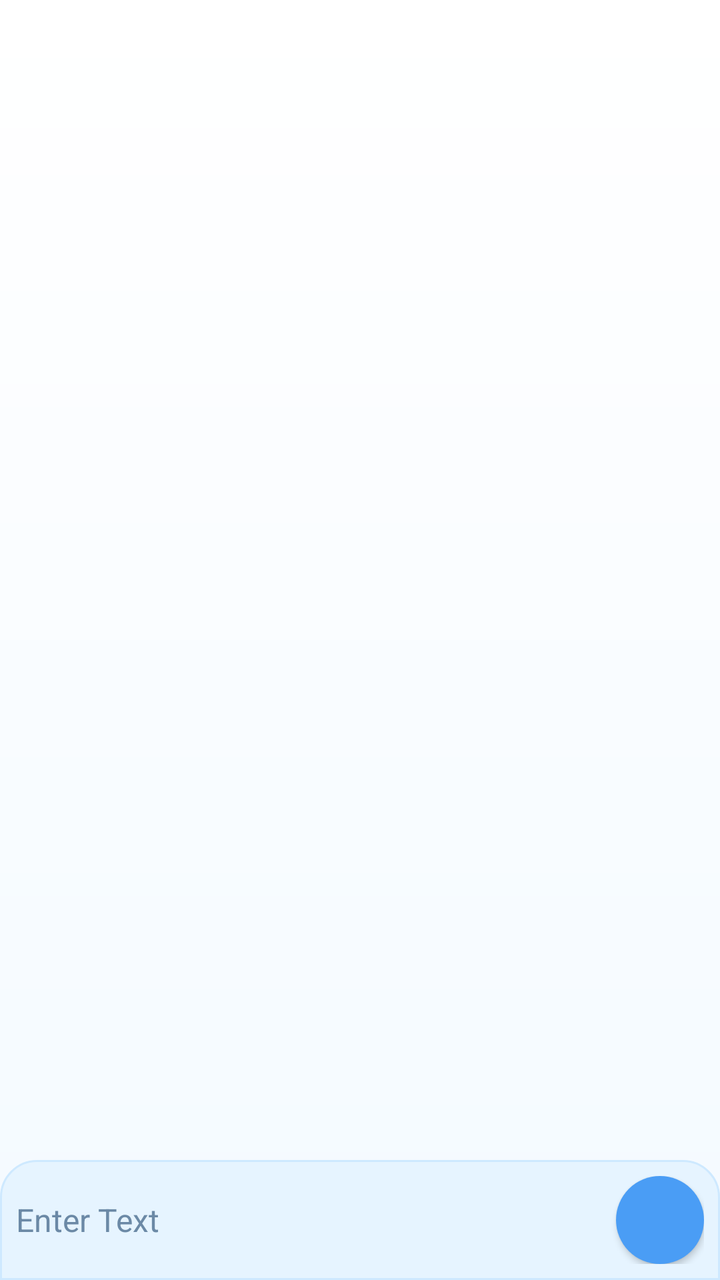
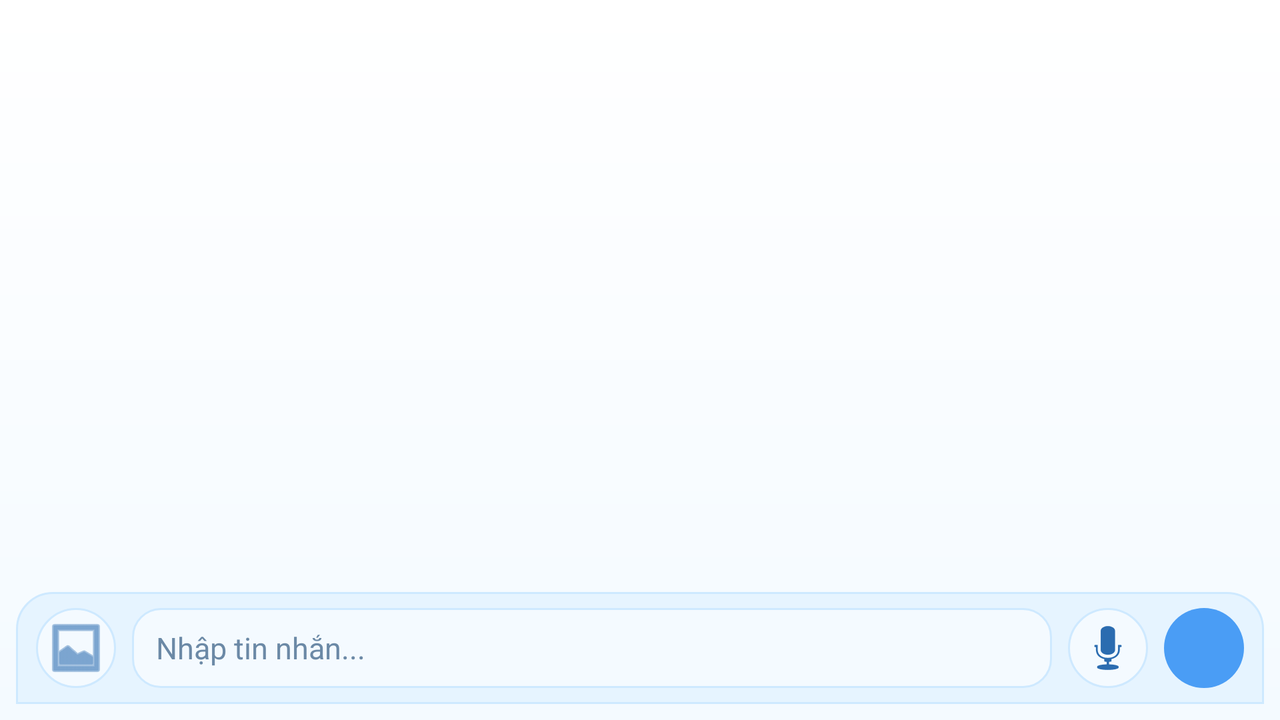

One screen, two layout resources from the same app: the default and the repository's alternative for another configuration. Each is rendered where Android would select it; the XML of both is given below.
<!-- AndroidManifest.xml: application theme Theme.ChatApp -->
<!-- res/layout/activity_main.xml -->
<?xml version="1.0" encoding="utf-8"?>
<androidx.appcompat.widget.LinearLayoutCompat xmlns:android="http://schemas.android.com/apk/res/android"
    android:layout_height="match_parent"
    android:layout_width="match_parent"
    android:orientation="vertical"
    android:background="@drawable/bg_auth_screen"
    >

    <androidx.recyclerview.widget.RecyclerView
        android:id="@+id/messageLists"
        android:layout_width="match_parent"
        android:layout_height="wrap_content"
        android:layout_weight="1"
        />


    <LinearLayout
        android:id="@+id/enterTxt_Cnt"
        android:layout_width="match_parent"
        android:layout_height="wrap_content"
        android:orientation="horizontal"
        android:padding="8dp"
        android:gravity="center_vertical"
        android:background="@drawable/bg_chat_input_bar"
        >
        <EditText
            android:id="@+id/sender1Text"
            android:layout_width="0dp"
            android:layout_height="wrap_content"
            android:layout_weight="1"
            android:hint="Enter Text"
            android:textColor="@color/pastel_text_primary"
            android:background="@android:color/transparent"
            android:textColorHint="@color/pastel_text_hint"
            android:textSize="16sp" />

        <Button
            android:id="@+id/sender1TextBtn"
            android:layout_width="44dp"
            android:layout_height="44dp"
            android:layout_marginStart="8dp"
            android:background="@drawable/bg_send_button_pastel"
            android:onClick="handleOnClick"
            android:contentDescription="Send message"
            android:text=""
            android:drawablePadding="0dp"
            android:drawableTop="@drawable/ic_send_pastel" />
    </LinearLayout>

</androidx.appcompat.widget.LinearLayoutCompat>
<!-- resources referenced by this layout -->
<resources>
  <color name="pastel_text_hint">#6B89A6</color>
  <color name="pastel_text_primary">#17324D</color>
  <!-- drawable bg_auth_screen (drawable) -->
  <?xml version="1.0" encoding="utf-8"?>
  <shape xmlns:android="http://schemas.android.com/apk/res/android"
      android:shape="rectangle">
      <gradient
          android:angle="270"
          android:endColor="@color/pastel_blue_50"
          android:startColor="@color/white" />
  </shape>
  <!-- drawable bg_chat_input_bar (drawable) -->
  <?xml version="1.0" encoding="utf-8"?>
  <shape xmlns:android="http://schemas.android.com/apk/res/android"
      android:shape="rectangle">
      <solid android:color="@color/pastel_blue_100" />
      <corners
          android:topLeftRadius="18dp"
          android:topRightRadius="18dp" />
      <stroke
          android:width="1dp"
          android:color="@color/pastel_blue_200" />
  </shape>
  <!-- drawable bg_send_button_pastel (drawable) -->
  <?xml version="1.0" encoding="utf-8"?>
  <shape xmlns:android="http://schemas.android.com/apk/res/android"
      android:shape="oval">
      <solid android:color="@color/pastel_blue_500" />
  </shape>
  <style name="Theme.ChatApp" parent="Theme.MaterialComponents.Light.NoActionBar">
          
          <item name="colorPrimary">@color/pastel_blue_500</item>
          <item name="colorPrimaryVariant">@color/pastel_blue_700</item>
          <item name="colorOnPrimary">@color/white</item>
          
          <item name="colorSecondary">@color/pastel_blue_200</item>
          <item name="colorSecondaryVariant">@color/pastel_blue_400</item>
          <item name="colorOnSecondary">@color/pastel_text_primary</item>
          
          <item name="android:statusBarColor">?attr/colorPrimaryVariant</item>
          <item name="android:navigationBarColor">@color/pastel_blue_100</item>
          <item name="android:windowBackground">@color/white</item>
          <item name="android:forceDarkAllowed">false</item>
          
      </style>
  <color name="pastel_blue_50">#F4FAFF</color>
  <color name="white">#FFFFFFFF</color>
  <color name="pastel_blue_100">#E6F4FF</color>
  <color name="pastel_blue_200">#CEE9FF</color>
  <color name="pastel_blue_500">#4A9DF5</color>
  <color name="pastel_blue_700">#2B6CB0</color>
  <color name="pastel_blue_400">#7DBBFF</color>
</resources>
<!-- res/layout-land/activity_main.xml (the repository's variant of the layout above) -->
<!-- drawn on the phone turned sideways -->
<?xml version="1.0" encoding="utf-8"?>
<LinearLayout xmlns:android="http://schemas.android.com/apk/res/android"
    android:layout_width="match_parent"
    android:layout_height="match_parent"
    xmlns:app="http://schemas.android.com/apk/res-auto"
    android:background="@drawable/bg_auth_screen"
    android:orientation="vertical">

    <androidx.recyclerview.widget.RecyclerView
        android:id="@+id/messageLists"
        android:layout_width="match_parent"
        android:layout_height="0dp"
        android:layout_weight="1"
        android:clipToPadding="false"
        android:paddingHorizontal="6dp"
        android:paddingTop="10dp"
        android:paddingBottom="10dp" />

    <LinearLayout
        android:id="@+id/uploadStatusContainer"
        android:layout_width="match_parent"
        android:layout_height="wrap_content"
        android:layout_marginHorizontal="12dp"
        android:layout_marginBottom="4dp"
        android:background="@drawable/bg_input_pastel"
        android:gravity="center_vertical"
        android:orientation="horizontal"
        android:paddingHorizontal="10dp"
        android:paddingVertical="5dp"
        android:visibility="gone">

        <TextView
            android:id="@+id/uploadStatusText"
            android:layout_width="0dp"
            android:layout_height="wrap_content"
            android:layout_weight="1"
            android:gravity="center_vertical"
            android:text="@string/uploading_media"
            android:textColor="@color/pastel_text_hint"
            android:textSize="12sp" />

        <ImageButton
            android:id="@+id/cancelUploadBtn"
            android:layout_width="28dp"
            android:layout_height="28dp"
            android:background="@drawable/bg_action_icon_button"
            android:contentDescription="@string/cancel_upload"
            android:onClick="handleOnClick"
            android:src="@android:drawable/ic_menu_close_clear_cancel"
            app:tint="@color/pastel_blue_700" />
    </LinearLayout>

    <LinearLayout
        android:id="@+id/enterTxt_Cnt"
        android:layout_width="match_parent"
        android:layout_height="wrap_content"
        android:layout_marginHorizontal="8dp"
        android:layout_marginBottom="8dp"
        android:background="@drawable/bg_chat_input_bar"
        android:gravity="center_vertical"
        android:orientation="horizontal"
        android:paddingHorizontal="10dp"
        android:paddingVertical="8dp">

        <ImageButton
            android:id="@+id/attachImageBtn"
            android:layout_width="40dp"
            android:layout_height="40dp"
            android:background="@drawable/bg_action_icon_button"
            android:contentDescription="@string/attach_image"
            android:onClick="handleOnClick"
            android:src="@android:drawable/ic_menu_gallery"
            app:tint="@color/pastel_blue_700" />

        <EditText
            android:id="@+id/sender1Text"
            android:layout_width="0dp"
            android:layout_height="40dp"
            android:layout_marginHorizontal="8dp"
            android:layout_weight="1"
            android:background="@drawable/bg_input_pastel"
            android:hint="@string/enter_text"
            android:paddingHorizontal="12dp"
            android:textColor="@color/pastel_text_primary"
            android:textColorHint="@color/pastel_text_hint"
            android:textSize="15sp" />

        <ImageButton
            android:id="@+id/voiceRecordBtn"
            android:layout_width="40dp"
            android:layout_height="40dp"
            android:layout_marginEnd="8dp"
            android:background="@drawable/bg_action_icon_button"
            android:contentDescription="@string/record_voice"
            android:onClick="handleOnClick"
            android:src="@android:drawable/ic_btn_speak_now"
            app:tint="@color/pastel_blue_700" />

        <ImageButton
            android:id="@+id/sender1TextBtn"
            android:layout_width="40dp"
            android:layout_height="40dp"
            android:background="@drawable/bg_send_button_pastel"
            android:contentDescription="@string/send_message"
            android:onClick="handleOnClick"
            android:src="@drawable/ic_send_pastel"
            app:tint="@android:color/white" />
    </LinearLayout>

</LinearLayout>
<!-- resources referenced by the variant -->
<!-- as the phone turned sideways resolves them -->
<resources>
  <color name="pastel_blue_700">#2B6CB0</color>
  <color name="pastel_text_hint">#6B89A6</color>
  <color name="pastel_text_primary">#17324D</color>
  <!-- drawable bg_action_icon_button (drawable) -->
  <?xml version="1.0" encoding="utf-8"?>
  <shape xmlns:android="http://schemas.android.com/apk/res/android"
      android:shape="oval">
      <solid android:color="@color/pastel_blue_50" />
      <stroke
          android:width="1dp"
          android:color="@color/pastel_blue_200" />
  </shape>
  <!-- drawable bg_auth_screen (drawable) -->
  <?xml version="1.0" encoding="utf-8"?>
  <shape xmlns:android="http://schemas.android.com/apk/res/android"
      android:shape="rectangle">
      <gradient
          android:angle="270"
          android:endColor="@color/pastel_blue_50"
          android:startColor="@color/white" />
  </shape>
  <!-- drawable bg_chat_input_bar (drawable) -->
  <?xml version="1.0" encoding="utf-8"?>
  <shape xmlns:android="http://schemas.android.com/apk/res/android"
      android:shape="rectangle">
      <solid android:color="@color/pastel_blue_100" />
      <corners
          android:topLeftRadius="18dp"
          android:topRightRadius="18dp" />
      <stroke
          android:width="1dp"
          android:color="@color/pastel_blue_200" />
  </shape>
  <!-- drawable bg_input_pastel (drawable) -->
  <?xml version="1.0" encoding="utf-8"?>
  <shape xmlns:android="http://schemas.android.com/apk/res/android"
      android:shape="rectangle">
      <solid android:color="@color/pastel_blue_50" />
      <corners android:radius="14dp" />
      <stroke
          android:width="1dp"
          android:color="@color/pastel_blue_200" />
  </shape>
  <!-- drawable bg_send_button_pastel (drawable) -->
  <?xml version="1.0" encoding="utf-8"?>
  <shape xmlns:android="http://schemas.android.com/apk/res/android"
      android:shape="oval">
      <solid android:color="@color/pastel_blue_500" />
  </shape>
  <string name="attach_image">Đính kèm ảnh</string>
  <string name="cancel_upload">Hủy upload</string>
  <string name="enter_text">Nhập tin nhắn...</string>
  <string name="record_voice">Ghi âm</string>
  <string name="send_message">Gửi tin nhắn</string>
  <string name="uploading_media">Đang tải media...</string>
  <style name="Theme.ChatApp" parent="Theme.MaterialComponents.Light.NoActionBar">
          
          <item name="colorPrimary">@color/pastel_blue_500</item>
          <item name="colorPrimaryVariant">@color/pastel_blue_700</item>
          <item name="colorOnPrimary">@color/white</item>
          
          <item name="colorSecondary">@color/pastel_blue_200</item>
          <item name="colorSecondaryVariant">@color/pastel_blue_400</item>
          <item name="colorOnSecondary">@color/pastel_text_primary</item>
          
          <item name="android:statusBarColor">?attr/colorPrimaryVariant</item>
          <item name="android:navigationBarColor">@color/pastel_blue_100</item>
          <item name="android:windowBackground">@color/white</item>
          <item name="android:forceDarkAllowed">false</item>
          
      </style>
  <color name="pastel_blue_50">#F4FAFF</color>
  <color name="pastel_blue_200">#CEE9FF</color>
  <color name="white">#FFFFFFFF</color>
  <color name="pastel_blue_100">#E6F4FF</color>
  <color name="pastel_blue_500">#4A9DF5</color>
  <color name="pastel_blue_400">#7DBBFF</color>
</resources>
